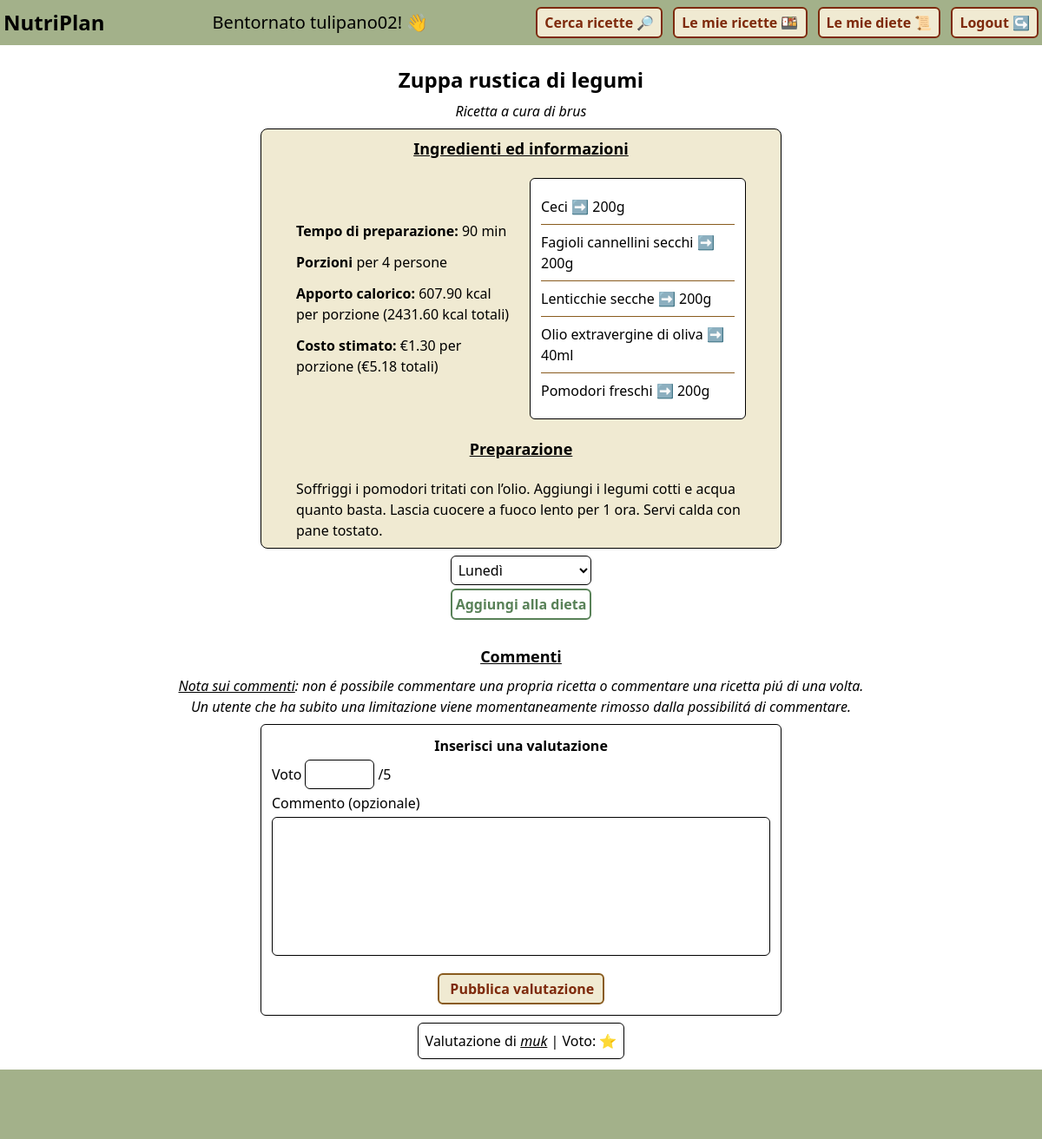
The page /template/recipe.php?title=Zuppa rustica di legumi&nickname=brus (signed in) on the database its author committed.
### tables this page shows
CREATE TABLE `ricette` (
  `titolo` varchar(100) NOT NULL,
  `nicknameEditore` varchar(50) NOT NULL,
  `pubblica` tinyint(1) NOT NULL DEFAULT 0,
  `preparazione` text NOT NULL,
  `porzioni` int(11) NOT NULL,
  `tempoPreparazione` int(11) NOT NULL,
  `kcalTotali` decimal(8,2) NOT NULL,
  `costoTotale` decimal(8,2) NOT NULL
);

### template/recipe.php (called while the page is built, shortened)
<?php
require_once "../bootstrap.php";
$editorNickname = rawurldecode($_GET['nickname']);
$title = rawurldecode($_GET['title']);
$recipeData = $dbh->getRecipeData($editorNickname, $title);
$recipe = $recipeData["recipe"];
$ingredients = $recipeData["ingredients"];
$comments = $dbh->getRecipeComments($editorNickname, $title);
if ($_SESSION['role'] == 'utenti') {
    $diets = $dbh->getUserDietsOnRecipeNotIncluded($title, $editorNickname, $_SESSION['nickname']);
}
require_once "./base.php";
?>

### db/DatabaseHelper.php (called while the page is built, shortened)
<?php
class DatabaseHelper {
    private $db;
    public function __construct($servername, $username, $password, $dbname, $port){
        $this->db = new mysqli($servername, $username, $password, $dbname, $port);
    }
    public function getUserDietsOnRecipeNotIncluded($title, $editor, $author) {
        $stmt = $this->db->prepare("
            SELECT nome
            FROM diete D
            WHERE D.nicknameAutore = ?
            AND NOT EXISTS (
                SELECT *
                FROM composizioni C
                WHERE C.nomeDieta = D.nome
                AND C.nicknameAutore = D.nicknameAutore
                AND C.titolo = ?
                AND C.nicknameEditore = ?
            )"
        );
        $stmt->bind_param("sss", $author, $title, $editor);
        $stmt->execute();
        return $stmt->get_result()->fetch_all(MYSQLI_ASSOC);
    }
    public function getRecipeComments($nickname, $title) {
        $stmt = $this->db->prepare("
            SELECT nicknameValutatore, dataOra, voto, commento
            FROM valutazioni
            WHERE nascosta = 0
            AND titolo = ?
            AND nicknameEditore = ?
        ");
        $stmt->bind_param("ss", $title, $nickname);
        $stmt->execute();
        return $stmt->get_result()->fetch_all(MYSQLI_ASSOC);
    }
    public function getRecipeData($nickname, $title) {
        $data = array();
        $stmt = $this->db->prepare("
            SELECT R.*, U.accreditato
            FROM ricette R, utenti U
            WHERE R.nicknameEditore = U.nickname
            AND nicknameEditore = ?
            AND titolo = ?
        ");
        $stmt->bind_param("ss", $nickname, $title);
        $stmt->execute();
        $data["recipe"] = $stmt->get_result()->fetch_all(MYSQLI_ASSOC)[0];
        $stmt2 = $this->db->prepare("
            SELECT U.nomeIngrediente, U.quantita, I.unitaMisura
            FROM utilizzi U, ingredienti I
            WHERE U.nomeIngrediente = I.nome
            AND nicknameEditore = ?
            AND titolo = ?
        ");
        $stmt2->bind_param("ss", $nickname, $title);
        $stmt2->execute();
        $data["ingredients"] = $stmt2->get_result()->fetch_all(MYSQLI_ASSOC);
        return $data;
    }
}
?>

### bootstrap.php (called while the page is built, shortened)
<?php
require_once("utility.php");
require_once("db/DatabaseHelper.php");
$dbh = new DatabaseHelper(
    "localhost",
    "root",
    "",
    "nutriplan",
    3306
);
?>

### utility.php (called while the page is built, shortened)
<?php
function hasUserCommented($comments, $nickname) {
    return false;
}
?>

### template/main/recipe-main.php (the view, shortened to what this page needs)
<div class="flex flex-col justify-center mt-6 min-h-screen">
    <div class="flex flex-col justify-between items-center gap-2">
        <h1 class="text-2xl font-bold" id="title"><?php echo $recipe['titolo'] ?></h1>
        <p class="italic">Ricetta a cura di <span id="editor"><?php echo $recipe['nicknameEditore'] ?></span></p>
        <div class="flex flex-col items-center justify-center border-1 px-10 py-2 rounded-lg w-1/2 bg-crema gap-5">
            <h2 class="text-lg font-bold underline text-center">Ingredienti ed informazioni</h2>
            <div class="grid grid-cols-2 gap-5 place-items-center">
                <div class="flex flex-col gap-3">
                    <p><span class="font-semibold">Tempo di preparazione:</span> <?php echo $recipe['tempoPreparazione']?> min</p>
                    <p><span class="font-semibold">Porzioni</span> per <?php echo $recipe['porzioni'] ?> persone</p>
                    <p><span class="font-semibold">Apporto calorico:</span> <?php echo number_format($recipe["kcalTotali"] / $recipe["porzioni"], 2) ?> kcal per porzione (<?php echo $recipe["kcalTotali"] ?> kcal totali) </p>
                    <p><span class="font-semibold">Costo stimato:</span> €<?php echo number_format($recipe["costoTotale"] / $recipe["porzioni"], 2) ?> per porzione (€<?php echo $recipe["costoTotale"] ?> totali) </p>
                </div>
                <ul class="flex flex-col border-1 rounded-md bg-white p-3 divide-y-1 divide-legno">
                    <?php foreach ($ingredients as $ingr): ?>
                        <li class="py-2"><?php echo $ingr['nomeIngrediente'] . " ➡️ " . $ingr['quantita'] . $ingr['unitaMisura']?></li>
                    <?php endforeach; ?>
                </ul>
            </div>
            <h2 class="text-lg font-bold underline text-center">Preparazione</h2>
            <div class="flex flex-col gap-3">
                <p><?php echo $recipe['preparazione']?></p>
            </div>
        </div>
        <?php if ($_SESSION['role'] == 'utenti' && !empty($diets)): ?>
            <form action="<?php echo ROOT . "api/diet-crud.php" ?>" method="post" class="flex flex-col gap-1">
                <select name="toInclude" class="p-1 border-1 rounded-md">
                <?php foreach ($diets as $diet): ?>
                    <option value="<?php echo $diet['nome'] ?>"><?php echo $diet['nome'] ?></option>
                <?php endforeach; ?>
                </select>
                <input type="submit" name="update" value="Aggiungi alla dieta" class="cursor-pointer p-1 border-2 border-oliva text-oliva font-semibold rounded-md">
            </form>
        <?php endif ?>
        <h2 class="font-bold text-lg mt-5 underline">Commenti</h2>
        <p class="w-2/3 text-center italic"><span class="underline">Nota sui commenti</span>: non é possibile commentare una propria ricetta o commentare una ricetta piú di una volta. Un utente che ha subito una limitazione viene momentaneamente rimosso dalla possibilitá di commentare.</p>
        <?php
        if ($_SESSION['nickname'] != $recipe['nicknameEditore']
            && $_SESSION['role'] == 'utenti'
            && $_SESSION['fineLimitazione'] == NULL
            && !hasUserCommented($comments, $_SESSION['nickname'])) {
            echo '
            <form action="' . ROOT . 'api/add-comment.php' . '" method="post" class="flex flex-col gap-1 w-1/2 p-3 border-1 rounded-md">
            <h3 class="font-semibold text-center">Inserisci una valutazione</h3>
            <div class="flex flex-row gap-1 items-center">
                <label for="vote">Voto</label>
                <input type="number" name="vote" min="1" max="5" id="vote" required class="p-1 border-1 rounded-md"/>
                <p>/5</p>
            </div>
            <div class="flex flex-col gap-1">
                <label for="comment">Commento (opzionale)</label>
                <textarea name="comment" id="comment" class="border-1 rounded-md p-1 resize-none h-40 overflow-y-scroll"></textarea>
            </div>
            <input id="publishEvaluation" type="submit" value="Pubblica valutazione" class="mt-4 border-2 border-legno bg-crema font-semibold text-orange-900 cursor-pointer px-3 py-1 rounded-md w-1/3 self-center" />
        </form>';
        }
        foreach ($comments as $comm):
        ?>
        <div class="flex flex-col border-1 rounded-md p-2">
            <p>Valutazione di <span class="underline italic"><?php echo $comm['nicknameValutatore'] ?></span> | Voto: <?php echo str_repeat("⭐", $comm['voto']) ?></p>
        </div>
        <?php endforeach; ?>
    </div>
</div>

### rows shown on the page
ricette: titolo "Zuppa rustica di legumi", nicknameEditore "brus", tempoPreparazione "90", porzioni "4", $recipe["kcalTotali"] / $recipe["porzioni"] "607.90", kcalTotali "2431.60", $recipe["costoTotale"] / $recipe["porzioni"] "1.30", costoTotale "5.18", preparazione "Soffriggi i pomodori tritati con l’olio. Aggiungi i legumi cotti e acqua quanto basta. Lascia cuocere a fuoco lento per 1 ora. Servi calda con pane tostato."

### other values the page prints
$_SESSION['nickname'] "tulipano02"
$ingr['nomeIngrediente'] "Ceci"
$ingr['quantita'] "200"
$ingr['unitaMisura'] "g"
$ingr['nomeIngrediente'] "Fagioli cannellini secchi"
$ingr['nomeIngrediente'] "Lenticchie secche"
$ingr['nomeIngrediente'] "Olio extravergine di oliva"
$ingr['quantita'] "40"
$ingr['unitaMisura'] "ml"
$ingr['nomeIngrediente'] "Pomodori freschi"
$comm['nicknameValutatore'] "muk"
str_repeat("⭐", $comm['voto']) "⭐"
form field toInclude "Lunedì"
